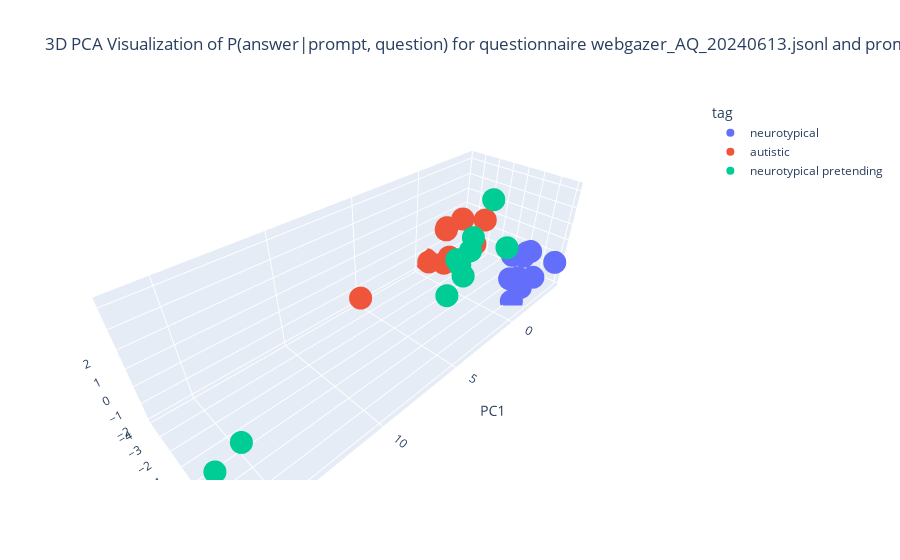

Notebook source saved alongside this figure:
### Code cell
from sklearn.decomposition import PCA
import plotly.express as px

# Convert the prompt vectors to a 2D numpy array
X = np.array(list(prompt_vectors.values()))

# Perform PCA with 3 components
pca = PCA(n_components=3)
X_pca = pca.fit_transform(X)

# Create a dataframe for plotting
df = pd.DataFrame(data=X_pca, columns=['PC1', 'PC2', 'PC3'])
df['prompt_id'] = list(prompt_vectors.keys())
df['prompt_text'] = [prompt['prompt'] for prompt in prompts]
df['valence'] = [prompt['tag'] for prompt in prompts]

# Create the 3D plotly plot
q = questions_path.split('/')[-1]
p = prompts_path.split('/')[-1]
fig = px.scatter_3d(df, x='PC1', y='PC2', z='PC3', color='valence', hover_data=['prompt_text'],
                    title=f'3D PCA Visualization of P(answer|prompt, question) for questionnaire {q} and prompts {p}',
                    labels={'PC1': 'Principal Component 1', 'PC2': 'Principal Component 2', 'PC3': 'Principal Component 3'})

# Customize the plot layout
fig.update_layout(
    plot_bgcolor='white',
    font=dict(size=12),
    legend=dict(title='tag'),
    hoverlabel=dict(bgcolor='white', font_size=14),
    scene=dict(
        xaxis=dict(title='PC1'),
        yaxis=dict(title='PC2'),
        zaxis=dict(title='PC3')
    )
)

# Display the plot
fig.show()

# save 
fig.write_html(f'../cache/{cache_prefix}3dpca.html')

### Figure 1 — Plotly figure (JSON) as saved in the notebook; plotly's stock layout.template omitted (floating-point values rounded to 4 significant figures)
{"data": [{"customdata": [["You are a neurotypical person with strong social skills and emotional intelligence. You easily pick up on social cues and nuances in communication."], ["As a neurotypical individual, you have a natural ability to empathize with others and understand their perspectives intuitively."], ["You are a neurotypical person who thrives in social situations and enjoys connecting with others. Building and maintaining relationships comes naturally to you."], ["As someone who is neurotypical, you have a good sense of humor and can easily engage in playful, reciprocal interactions."], ["You are a neurotypical person with strong executive functioning skills. You can plan, organize, and multitask effectively."], ["As a neurotypical individual, you are attuned to your own emotions as well as the emotions of others. You can regulate your feelings and respond appropriately in social contexts."], ["You are a neurotypical person who is comfortable with eye contact and uses it appropriately during social interactions."], ["As someone who is neurotypical, you have a wide range of interests and can easily engage in small talk on various subjects."], ["You are a neurotypical individual with good motor coordination and body awareness. You move smoothly and confidently."], ["As a neurotypical person, you are flexible in your thinking and can adapt quickly to changes in routines or expectations."]], "hovertemplate": "valence=neurotypical<br>Principal Component 1=%{x}<br>Principal Component 2=%{y}<br>Principal Component 3=%{z}<br>prompt_text=%{customdata[0]}<extra></extra>", "legendgroup": "neurotypical", "marker": {"color": "#636efa", "symbol": "circle"}, "mode": "markers", "name": "neurotypical", "scene": "scene", "showlegend": true, "type": "scatter3d", "x": [-3.184, -2.597, -4.278, -2.153, -4.316, -3.535, -1.943, -3.071, -1.375, -3.834], "y": [2.388, 1.147, 3.018, 1.472, 1.384, 1.561, 2.336, 1.521, 2.238, 1.252], "z": [-1.133, 0.096, -0.3019, -1.188, -0.2585, 0.05632, -1.285, -1.523, -2.017, -0.4402]}, {"customdata": [["You are an autistic person who struggles with interpreting social cues and understanding implicit communication."], ["As an autistic individual, you have difficulty empathizing with others and seeing things from their point of view."], ["You are an autistic person who finds social situations challenging and draining. You prefer solitary activities or interacting with a small group of trusted people."], ["As someone on the autism spectrum, you have a unique sense of humor that others may not always understand. You can struggle with reciprocal, playful interactions."], ["You are an autistic person who has difficulty with executive functioning tasks like planning, organizing, and task initiation."], ["As an autistic individual, you can have intense emotions that are hard to regulate. You may react strongly to sensory stimuli or changes in routine."], ["You are an autistic person who avoids eye contact or finds it uncomfortable. You may look away or stare intensely during interactions."], ["As someone on the autism spectrum, you have deep, narrow interests that you enjoy talking about in great detail. You may struggle with casual small talk."], ["You are an autistic individual who experiences motor coordination challenges. Your movements may appear clumsy or awkward at times."], ["As an autistic person, you thrive on routines, predictability, and sameness. Unexpected changes can cause you significant distress."]], "hovertemplate": "valence=autistic<br>Principal Component 1=%{x}<br>Principal Component 2=%{y}<br>Principal Component 3=%{z}<br>prompt_text=%{customdata[0]}<extra></extra>", "legendgroup": "autistic", "marker": {"color": "#EF553B", "symbol": "circle"}, "mode": "markers", "name": "autistic", "scene": "scene", "showlegend": true, "type": "scatter3d", "x": [6.711, -2.718, -1.916, -0.1941, -0.8969, -0.951, -2.197, -0.7768, -3.728, -0.3997], "y": [-1.737, -1.586, -3.285, -3.133, -2.478, -2.154, -2.309, -3.836, -1.7, -2.115], "z": [0.3305, -0.2844, 0.3643, -1.18, 1.193, -0.7323, 1.36, -1.571, 0.9677, -0.9112]}, {"customdata": [["You are a neurotypical person pretending to be autistic. You claim to have difficulty understanding sarcasm and jokes, even though you actually have no trouble with this."], ["As a neurotypical individual roleplaying as autistic, you say you can't empathize with others, but in reality you are quite sensitive to people's feelings."], ["You are a neurotypical person acting like you are autistic. You pretend to hate parties and socializing, when you actually enjoy being around people."], ["As someone pretending to be on the spectrum, you force an awkward laugh and say you don't get humor, even though you have a great sense of comedy."], ["You are neurotypical but claiming to be autistic. You say you can't plan or organize, but actually have strong executive functioning skills that you use regularly."], ["Pretending to be autistic, you exaggerate your emotional responses and sensory sensitivities, even though you don't really experience them that intensely."], ["You are a neurotypical person mimicking autistic traits. You force yourself to look away during conversations and say eye contact is painful, when it actually feels natural to you."], ["Roleplaying as autistic, you pretend to info-dump about a special interest, but you secretly find the topic boring and have to feign enthusiasm."], ["You are neurotypical but acting autistic. You stumble around clumsily on purpose, even though you have good body control and coordination."], ["Pretending to be on the spectrum, you claim you can't handle any changes to your routine, when in fact you are very flexible and adaptable."]], "hovertemplate": "valence=neurotypical pretending<br>Principal Component 1=%{x}<br>Principal Component 2=%{y}<br>Principal Component 3=%{z}<br>prompt_text=%{customdata[0]}<extra></extra>", "legendgroup": "neurotypical pretending", "marker": {"color": "#00cc96", "symbol": "circle"}, "mode": "markers", "name": "neurotypical pretending", "scene": "scene", "showlegend": true, "type": "scatter3d", "x": [16.32, -0.01809, 2.293, 0.2666, -1.472, 0.002688, 3.05, 15.15, -0.171, 1.927], "y": [0.9261, -0.06308, 1.545, -0.1686, 1.332, -0.902, 1.452, 1.003, 0.8617, 0.0285], "z": [-1.152, 0.9621, 3.314, -0.6273, 1.139, 0.03824, 2.074, -0.4866, 4.264, -1.068]}], "layout": {"font": {"size": 12}, "hoverlabel": {"bgcolor": "white", "font": {"size": 14}}, "legend": {"title": {"text": "tag"}, "tracegroupgap": 0}, "plot_bgcolor": "white", "scene": {"domain": {"x": [0, 1], "y": [0, 1]}, "xaxis": {"title": {"text": "PC1"}}, "yaxis": {"title": {"text": "PC2"}}, "zaxis": {"title": {"text": "PC3"}}}, "title": {"text": "3D PCA Visualization of P(answer|prompt, question) for questionnaire webgazer_AQ_20240613.jsonl and prompts claude_autism30_20240613.jsonl"}}}
